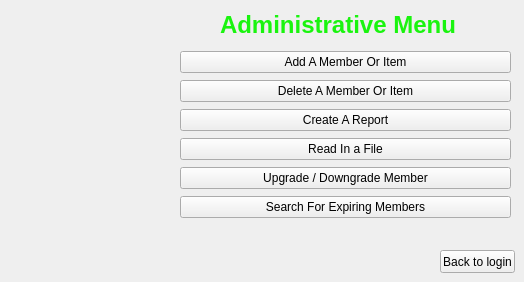
    <widget class="QWidget" name="menu">
     <widget class="QWidget" name="verticalLayoutWidget">
      <property name="geometry">
       <rect>
        <x>180</x>
        <y>50</y>
        <width>331</width>
        <height>170</height>
       </rect>
      </property>
      <layout class="QVBoxLayout" name="verticalLayout">
       <item>
        <widget class="QPushButton" name="Adduser">
         <property name="text">
          <string>Add A Member Or Item</string>
         </property>
        </widget>
       </item>
       <item>
        <widget class="QPushButton" name="deleteRec">
         <property name="text">
          <string>Delete A Member Or Item</string>
         </property>
        </widget>
       </item>
       <item>
        <widget class="QPushButton" name="reportsSearch">
         <property name="text">
          <string>Create A Report</string>
         </property>
        </widget>
       </item>
       <item>
        <widget class="QPushButton" name="readInFile">
         <property name="text">
          <string>Read In a File</string>
         </property>
        </widget>
       </item>
       <item>
        <widget class="QPushButton" name="upgrade">
         <property name="text">
          <string>Upgrade / Downgrade Member</string>
         </property>
        </widget>
       </item>
       <item>
        <widget class="QPushButton" name="searchByMonth">
         <property name="text">
          <string>Search For Expiring Members</string>
         </property>
        </widget>
       </item>
      </layout>
     </widget>
     <widget class="QPushButton" name="back_to_login">
      <property name="geometry">
       <rect>
        <x>440</x>
        <y>250</y>
        <width>75</width>
        <height>23</height>
       </rect>
      </property>
      <property name="text">
       <string>Back to login</string>
      </property>
     </widget>
     <widget class="QLabel" name="AdminMenuLabel">
      <property name="geometry">
       <rect>
        <x>220</x>
        <y>10</y>
        <width>251</width>
        <height>31</height>
       </rect>
      </property>
      <property name="text">
       <string>&lt;html&gt;&lt;head/&gt;&lt;body&gt;&lt;p&gt;&lt;span style=&quot; font-size:18pt; font-weight:600; color:#1af40f;&quot;&gt;Administrative Menu&lt;/span&gt;&lt;/p&gt;&lt;/body&gt;&lt;/html&gt;</string>
      </property>
     </widget>
    </widget>
